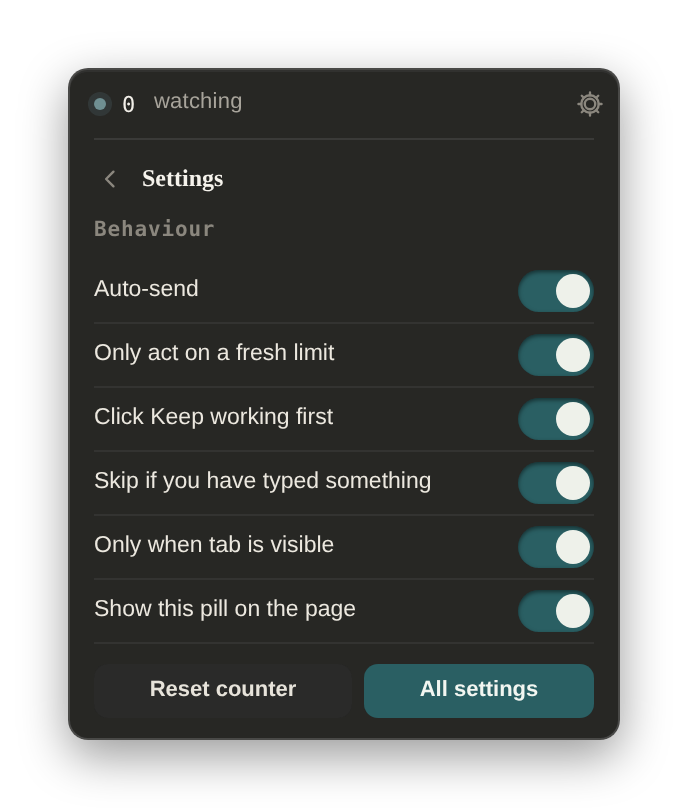
#> input picture docs/images/pill-settings.png, 688 x 808 px
$ python compose-figure.py
#> lines starting #> are read from the running program, lines starting #| are printed output that depends on the picture
"""Builds docs/images/pill-and-settings.png: the pill with its settings open, and
the defaults table from the landing page, as one figure.

The pill is captured with a transparent surround and its own shadow, so it can
sit on the stone background directly. It is scaled to well under the height of
the table, because it is a small piece of the page rather than a whole panel.

    node scripts/shots.js && python3 scripts/compose-figure.py
"""
import os
from collections import Counter

from PIL import Image, ImageDraw, ImageFilter

ROOT = os.path.dirname(os.path.dirname(os.path.abspath(__file__)))
IMG = os.path.join(ROOT, "docs", "images")

STONE = (233, 230, 223)      # page base, matches site/styles.css --stone
PAD = 44                     # outer breathing room
GAP = 64                     # space between the two panels
HEIGHT = 1000                # height of the table panel
PILL_SCALE = 0.56            # the pill's height as a share of the table's
RADIUS = 16


def plate_bbox(im):
    """Bounding box of the raised plate inside a page screenshot.

    The settings shot is a section of the landing page: flat stone with a lighter
    raised plate on it. Selecting only pixels that are lighter than the page
    finds the plate and ignores the darker heading and intro copy, which the
    README already carries as text.
    """
    px = im.load()
    w, h = im.size
    small = im.resize((w // 4, h // 4))
    bg = Counter(small.get_flattened_data()).most_common(1)[0][0]
    bg_sum = sum(bg)

    def lighter(x, y):
        return sum(px[x, y]) >= bg_sum + 10

    rows = [y for y in range(h) if sum(1 for x in range(0, w, 4) if lighter(x, y)) > (w / 4) * 0.5]
    if not rows:
        raise SystemExit("could not find the plate")
    top, bottom = rows[0], rows[-1]

    cols = [x for x in range(w)
            if sum(1 for y in range(top, bottom, 4) if lighter(x, y)) > ((bottom - top) / 4) * 0.5]
    left, right = cols[0], cols[-1]

    m = 6  # keep the plate's soft shadow inside the crop
    return (max(0, left - m), max(0, top - m), min(w, right + m), min(h, bottom + m))


def with_shadow(im, blur=18, offset=(0, 10), alpha=54):
    """A single soft shadow, the same one the plates on the page use."""
    w, h = im.size
    canvas = Image.new("RGBA", (w + 2 * blur, h + 2 * blur), (0, 0, 0, 0))
    mask = Image.new("L", canvas.size, 0)
    ImageDraw.Draw(mask).rounded_rectangle(
        [blur + offset[0], blur + offset[1], blur + offset[0] + w - 1, blur + offset[1] + h - 1],
        RADIUS, fill=alpha)
    shadow = Image.new("RGBA", canvas.size, (0, 0, 0, 0))
    shadow.putalpha(mask.filter(ImageFilter.GaussianBlur(blur)))
    shadow.paste((60, 55, 45, 255), (0, 0), shadow.split()[3])
    canvas.alpha_composite(shadow)
    canvas.alpha_composite(im.convert("RGBA"), (blur, blur))
    return canvas


def fit(im, height):
    w, h = im.size
    return im.resize((round(w * height / h), height), Image.LANCZOS)


def rounded(im, radius=RADIUS):
    mask = Image.new("L", im.size, 0)
    ImageDraw.Draw(mask).rounded_rectangle([0, 0, im.size[0] - 1, im.size[1] - 1], radius, fill=255)
    out = im.convert("RGBA")
    out.putalpha(mask)
    return out


def main():
    pill = Image.open(os.path.join(IMG, "pill-settings.png")).convert("RGBA")
#> pill is the input picture: PIL image 688x808 RGBA; mean R, G, B, A 24.7, 26.8, 25, 165.8
    table_src = Image.open(os.path.join(IMG, "settings.png")).convert("RGB")
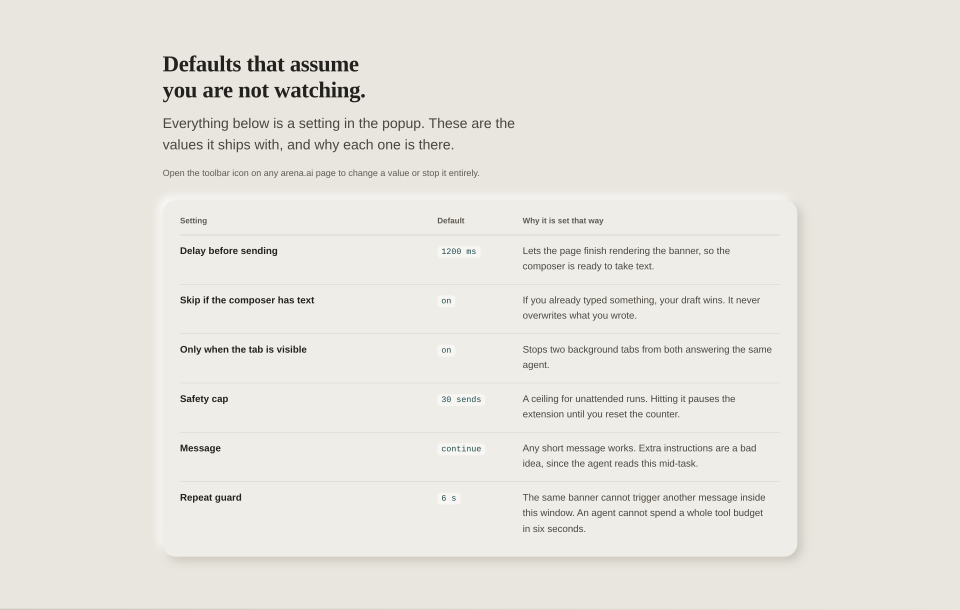
#> input picture docs/images/settings.png, 2880 x 1828 px (shown at 1/3 size)
#> table_src is the input picture: PIL image 2880x1828 RGB; mean R, G, B 231.9, 229.3, 222.8
    table = table_src.crop(plate_bbox(table_src))
#> in plate_bbox, `small = im.resize((w // 4, h // 4))`:
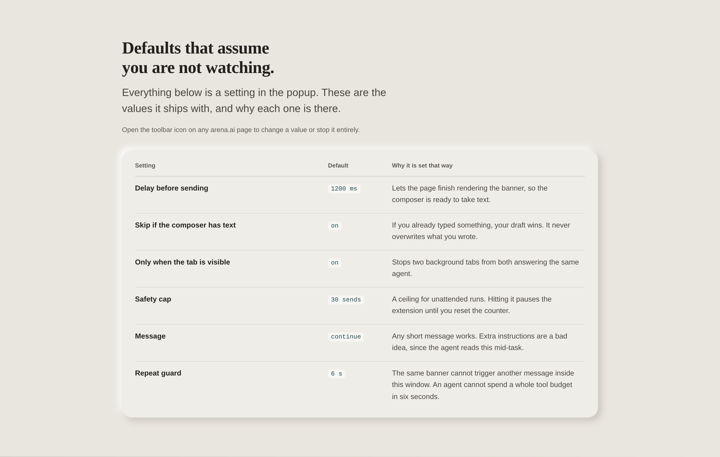
#> small: PIL image 720x457 RGB; mean R, G, B 231.9, 229.3, 222.8

    table = fit(table, HEIGHT)
    pill = fit(pill, round(HEIGHT * PILL_SCALE))

    table = with_shadow(rounded(table))
    table = table.crop(table.split()[3].getbbox())

    width = PAD * 2 + pill.size[0] + GAP + table.size[0]
    height = PAD * 2 + table.size[1]

    canvas = Image.new("RGBA", (width, height), STONE + (255,))
    # the pill sits level with the table's lower half, the way it sits on a page
    canvas.alpha_composite(pill, (PAD, height - PAD - pill.size[1]))
    canvas.alpha_composite(table, (PAD + pill.size[0] + GAP, PAD))

    out = os.path.join(IMG, "pill-and-settings.png")
    canvas.convert("RGB").save(out, optimize=True)

    print("pill", pill.size, "table", table.size)
    print("figure", canvas.size, "->", out, str(round(os.path.getsize(out) / 1024)) + "KB")
    print("pill is %.0f%% of the table's height, %.0f%% of its width"
          % (100 * pill.size[1] / table.size[1], 100 * pill.size[0] / table.size[0]))


if __name__ == "__main__":
#> (the run stopped early here; a loop or call above may not have finished)
